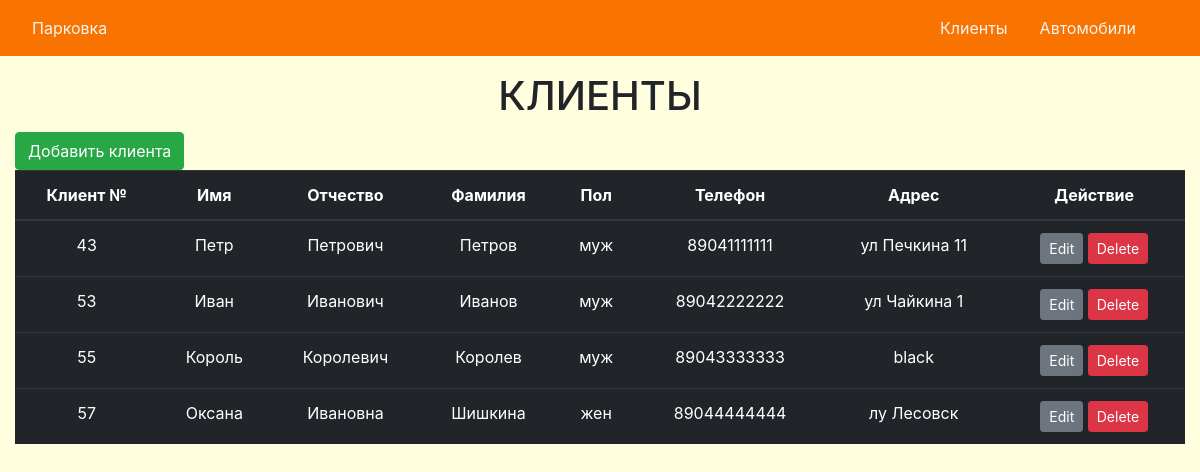
/clients.php, run on the app's committed database.
### tables this page shows
CREATE TABLE `clients` (
  `id` int NOT NULL,
  `name` varchar(50) NOT NULL,
  `patronymic` varchar(50) NOT NULL,
  `surname` varchar(50) NOT NULL,
  `sex` varchar(6) NOT NULL,
  `phone` varchar(12) NOT NULL,
  `address` varchar(1000) NOT NULL
);

### func.php (called while the page is built, shortened)
<?php
include 'config.php';
$sqlrc = $pdo->prepare('SELECT * FROM `clients` ORDER BY id');
$sqlrc->execute();

### clients.php (the view, shortened to what this page needs)
<?php
include 'func.php';
?>
<!DOCTYPE html>
<html lang ="en">
  <head>
    <link  rel="stylesheet" href="https://maxcdn.bootstrapcdn.com/bootstrap/4.0.0/css/bootstrap.min.css">
    <link rel="stylesheet" href="main.css">
  </head>
  <body style="background-color: #FFFFE0">
    <header>
      <?php include 'navbar.php'; ?>
    </header>
    <h1 style="text-align: center; text-transform: uppercase;">Клиенты</h1>
    <div class="container-fluid">
      <div class="row">
        <div class="col mt-1">
          <a class="btn btn-success" href="add_client.php" role="button">Добавить клиента</a>
          <table class="table table-dark">
            <thead>
              <tr style="text-align:center;">
                <th>Клиент №</th>
                <th>Имя</th>
                <th>Отчество</th>
                <th>Фамилия</th>
                <th>Пол</th>
                <th>Телефон</th>
                <th>Адрес</th>
                <th>Действие</th>
              </tr>
            </thead>
            <?php foreach ($sqlrc as $value) { ?>
            <tr style="text-align:center;">
              <td><?=$value['id'] ?></td>
              <td><?=$value['name'] ?></td>
              <td><?=$value['patronymic'] ?></td>
              <td><?=$value['surname'] ?></td>
              <td><?=$value['sex'] ?></td>
              <td><?=$value['phone'] ?></td>
              <td><?=$value['address'] ?></td>
              <td>
                <a href="?edit_clients=<?=$value['id'] ?>" class="btn btn-secondary btn-sm" data-toggle="modal" data-target="#editModal_clients<?=$value['id'] ?>">Edit</a>
                <a href="?delete_clients=<?=$value['id'] ?>" class="btn btn-danger btn-sm" data-toggle="modal" data-target="#deleteModal_clients<?=$value['id'] ?>">Delete</a>
              </td>
            </tr> <?php } ?>
          </table>
        </div>
      </div>
    </div>
  </body>
</html>

### data on the page
clients: id "43", name "Петр", patronymic "Петрович", surname "Петров", sex "муж", phone "89041111111", address "ул Печкина 11"
clients: id "53", name "Иван", patronymic "Иванович", surname "Иванов", sex "муж", phone "89042222222", address "ул Чайкина 1"
clients: id "55", name "Король", patronymic "Королевич", surname "Королев", sex "муж", phone "89043333333", address "black"
clients: id "57", name "Оксана", patronymic "Ивановна", surname "Шишкина", sex "жен", phone "89044444444", address "лу Лесовск"
